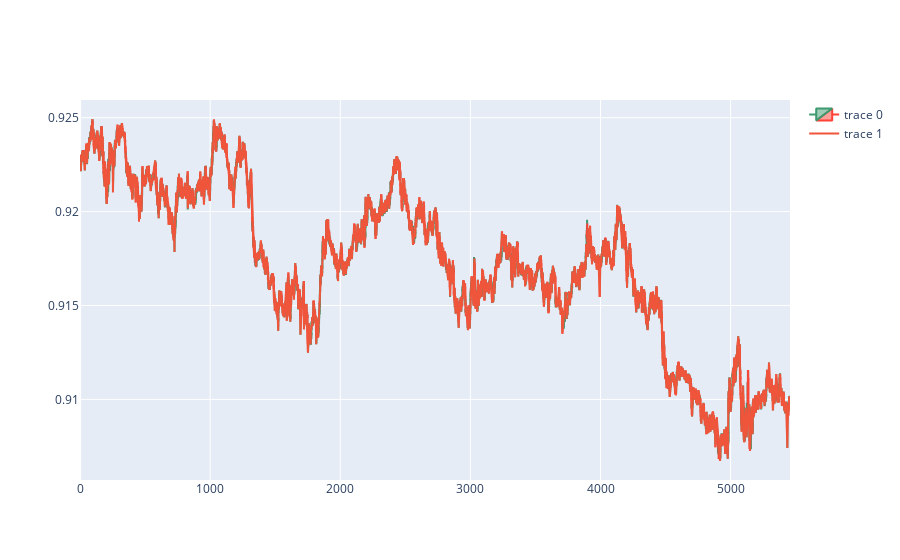

The cell this chart's notebook holds for it:
### Code cell
fig = go.Figure(data=[go.Candlestick(    open=data['open'],
                high=data['high'],
                low=data['low'],
                close=data['close'])])

fig.add_trace(go.Scatter(
    x=data.loc[(data['zz'].notnull())].index,
    y=data.loc[(data['zz'].notnull())]['zz']
))


fig.update_xaxes(
    rangebreaks=[
        dict(bounds=["sat", "mon"]), #hide weekends
    ]
)
fig.update_layout(xaxis_rangeslider_visible=False)

fig.show()

### Figure 1 — Plotly figure (JSON) as saved in the notebook; plotly's stock layout.template omitted (floating-point values rounded to 4 significant figures; data arrays with more than 128 entries replaced by an {"elided": "..."} marker saying what was removed)
{"data": [{"close": {"elided": "5457 float values"}, "high": {"elided": "5457 float values"}, "low": {"elided": "5457 float values"}, "open": {"elided": "5457 float values"}, "type": "candlestick"}, {"type": "scatter", "x": {"elided": "1187 int values"}, "y": {"elided": "1187 float values"}}], "layout": {"xaxis": {"rangebreaks": [{"bounds": ["sat", "mon"]}], "rangeslider": {"visible": false}}}}
